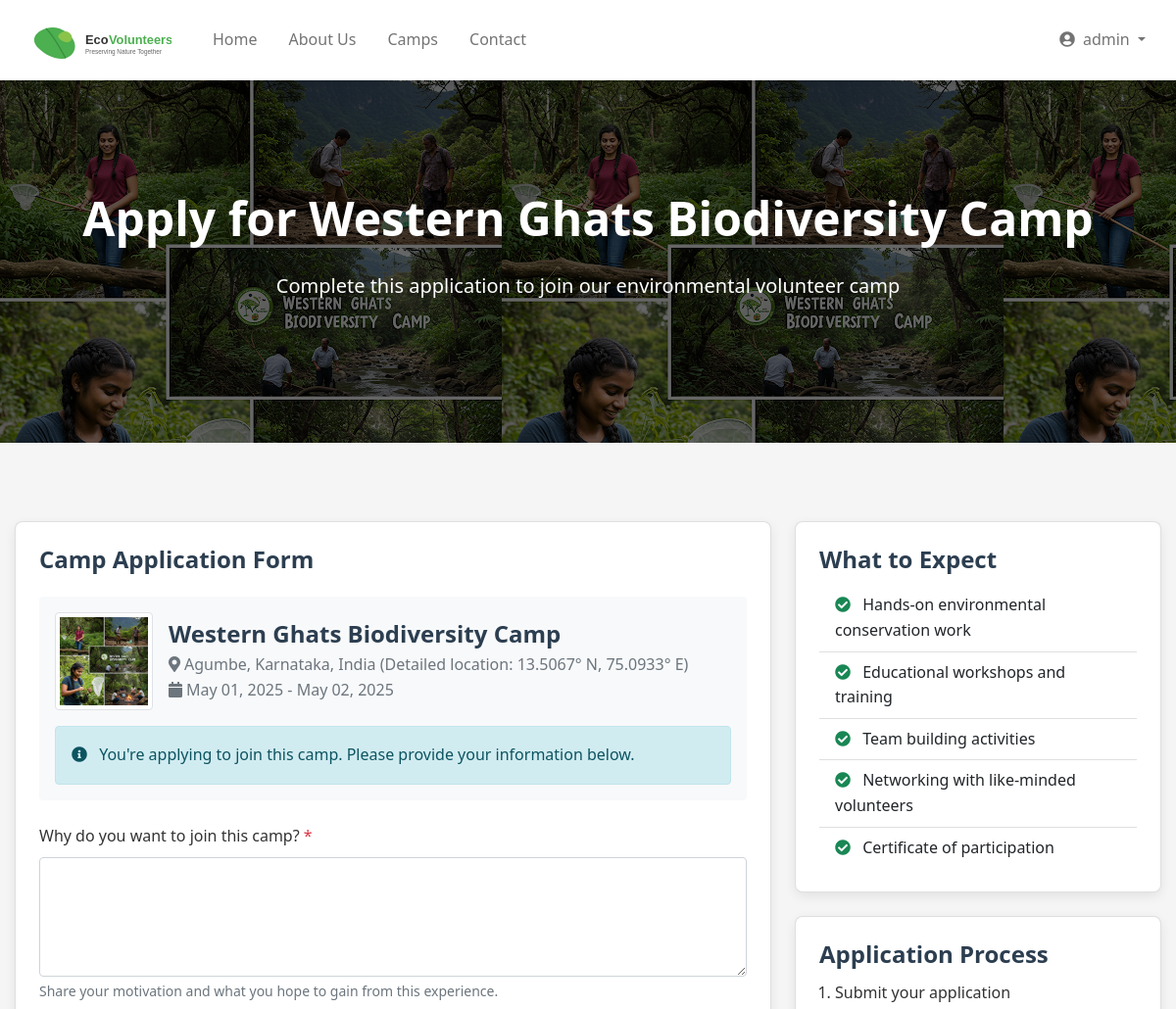
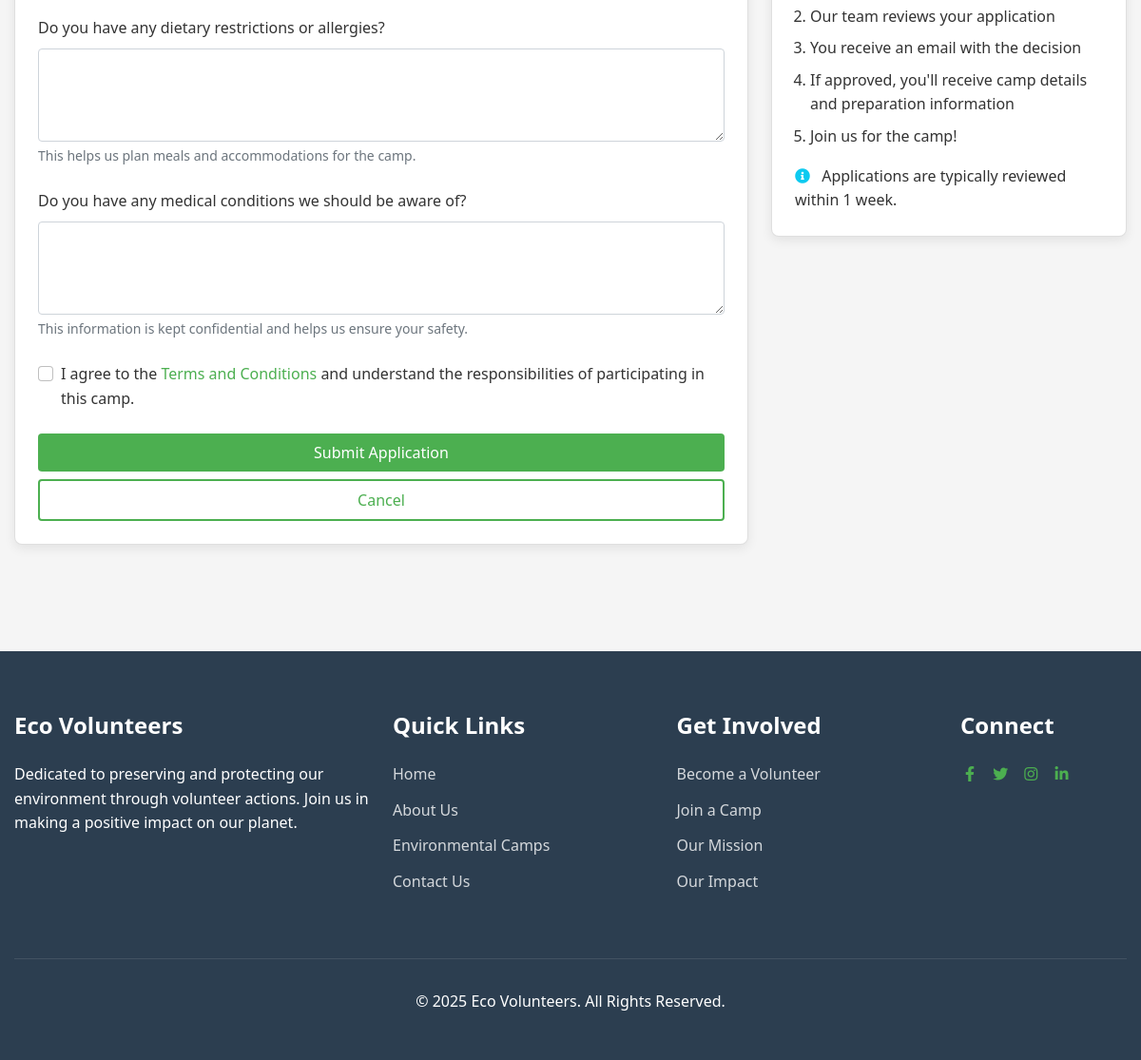
/camps/2/apply/ (signed in), run on the app's committed database (2 pictures, top to bottom).
### portal/models.py (models this page shows, shortened)
class Camp(models.Model):
    name = models.CharField(max_length=200)
    location = models.CharField(max_length=200)
    description = models.TextField()
    start_date = models.DateField()
    end_date = models.DateField()
    max_volunteers = models.PositiveIntegerField(default=20)
    image = models.ImageField(upload_to='camp_images/', blank=True, null=True)
    is_active = models.BooleanField(default=True)
    created_at = models.DateTimeField(auto_now_add=True)
    updated_at = models.DateTimeField(auto_now=True)
    def get_registered_volunteers_count(self):
        return self.applications.filter(status='APPROVED').count()
    def is_registration_open(self):
        return self.is_active and self.get_registered_volunteers_count() < self.max_volunteers

### portal/views.py (the view)
# urls.py: path('camps/<int:camp_id>/apply/', views.apply_to_camp, name='apply_to_camp'),  # Apply to a specific camp
@login_required
def apply_to_camp(request, camp_id):
    camp = get_object_or_404(Camp, pk=camp_id)
    existing_application = CampApplication.objects.filter(
        volunteer=request.user,
        camp=camp
    ).first()
    if existing_application:
        messages.info(request, f"You have already applied to {camp.name}.")
        return redirect('camp_detail', camp_id=camp.id)
    if not camp.is_registration_open():
        messages.error(request, "Sorry, this camp is either full or not accepting applications.")
        return redirect('camp_detail', camp_id=camp.id)
    if request.method == 'POST':
        form = CampApplicationForm(request.POST)
        if form.is_valid():
            application = form.save(commit=False)
            application.volunteer = request.user
            application.camp = camp
            application.save()
            messages.success(request, f"Your application to {camp.name} has been submitted successfully!")
            return redirect('my_applications')
    else:
        form = CampApplicationForm()
    return render(request, 'camps/apply.html', {
        'form': form,
        'camp': camp
    })

### templates/camps/apply.html (shortened to what this page needs)
{% extends 'base.html' %}
{% block content %}
<section class="hero" style="background: linear-gradient(rgba(0, 0, 0, 0.6), rgba(0, 0, 0, 0.6)), url('{% if camp.image %}{{ camp.image.url }}{% else %}https://source.unsplash.com/1600x900/?nature,volunteer{% endif %}');">
    <div class="container">
        <h1>Apply for {{ camp.name }}</h1>
        <p>Complete this application to join our environmental volunteer camp</p>
    </div>
</section>
<section class="section">
    <div class="container">
        <div class="row justify-content-center">
            <div class="col-lg-8">
                <div class="card">
                    <div class="card-body">
                        <h2 class="card-title mb-4">Camp Application Form</h2>
                        <div class="camp-summary mb-4 p-3 bg-light rounded">
                            <div class="d-flex align-items-center mb-3">
                                <div class="flex-shrink-0">
                                    {% if camp.image %}
                                        <img src="{{ camp.image.url }}" alt="{{ camp.name }}" class="img-thumbnail" style="width: 100px; height: 100px; object-fit: cover;">
                                    {% else %}
                                        <img src="https://source.unsplash.com/100x100/?nature" alt="Camp image" class="img-thumbnail">
                                    {% endif %}
                                </div>
                                <div class="flex-grow-1 ms-3">
                                    <h4 class="mb-1">{{ camp.name }}</h4>
                                    <p class="text-muted mb-0"><i class="fas fa-map-marker-alt me-1"></i>{{ camp.location }}</p>
                                    <p class="text-muted mb-0"><i class="fas fa-calendar me-1"></i>{{ camp.start_date|date:"M d, Y" }} - {{ camp.end_date|date:"M d, Y" }}</p>
                                </div>
                            </div>
                            <div class="alert alert-info mb-0">
                                <i class="fas fa-info-circle me-2"></i> You're applying to join this camp. Please provide your information below.
                            </div>
                        </div>
                        <form method="post" id="camp-application-form" novalidate>
                            <div class="form-group mb-4">
                                <label for="{{ form.motivation.id_for_label }}" class="form-label">
                                    Why do you want to join this camp? <span class="text-danger">*</span>
                                </label>
                                {{ form.motivation }}
                                <div class="form-text">Share your motivation and what you hope to gain from this experience.</div>
                            </div>
                            <div class="form-group mb-4">
                                <label for="{{ form.dietary_restrictions.id_for_label }}" class="form-label">
                                    Do you have any dietary restrictions or allergies?
                                </label>
                                {{ form.dietary_restrictions }}
                                <div class="form-text">This helps us plan meals and accommodations for the camp.</div>
                            </div>
                            <div class="form-group mb-4">
                                <label for="{{ form.medical_conditions.id_for_label }}" class="form-label">
                                    Do you have any medical conditions we should be aware of?
                                </label>
                                {{ form.medical_conditions }}
                                <div class="form-text">This information is kept confidential and helps us ensure your safety.</div>
                            </div>
                            <div class="form-check mb-4">
                                <input class="form-check-input" type="checkbox" id="terms" required>
                                <label class="form-check-label" for="terms">
                                    I agree to the <a href="#" data-bs-toggle="modal" data-bs-target="#termsModal">Terms and Conditions</a> and understand the responsibilities of participating in this camp.
                                </label>
                            </div>
                            <div class="d-grid gap-2">
                                <button type="submit" class="btn btn-primary btn-lg">Submit Application</button>
                                <a href="{% url 'camp_detail' camp.id %}" class="btn btn-outline">Cancel</a>
                            </div>
                        </form>
                    </div>
                </div>
            </div>
            <div class="col-lg-4">
                <div class="card mb-4">
                    <div class="card-body">
                        <h4 class="card-title">What to Expect</h4>
                        <ul class="list-group list-group-flush">
                            <li class="list-group-item"><i class="fas fa-check-circle text-success me-2"></i> Hands-on environmental conservation work</li>
                            <li class="list-group-item"><i class="fas fa-check-circle text-success me-2"></i> Educational workshops and training</li>
                            <li class="list-group-item"><i class="fas fa-check-circle text-success me-2"></i> Team building activities</li>
                            <li class="list-group-item"><i class="fas fa-check-circle text-success me-2"></i> Networking with like-minded volunteers</li>
                            <li class="list-group-item"><i class="fas fa-check-circle text-success me-2"></i> Certificate of participation</li>
                        </ul>
                    </div>
                </div>
                <div class="card">
                    <div class="card-body">
                        <h4 class="card-title">Application Process</h4>
                        <ol class="ps-3">
                            <li class="mb-2">Submit your application</li>
                            <li class="mb-2">Our team reviews your application</li>
                            <li class="mb-2">You receive an email with the decision</li>
                            <li class="mb-2">If approved, you'll receive camp details and preparation information</li>
                            <li>Join us for the camp!</li>
                        </ol>
                        <p class="mt-3 mb-0"><i class="fas fa-info-circle text-info me-2"></i> Applications are typically reviewed within 1 week.</p>
                    </div>
                </div>
            </div>
        </div>
    </div>
</section>
{% endblock %}

### templates/base.html (shortened to what this page needs)
<!DOCTYPE html>
<html lang="en">
<head>
    <link href="https://cdn.jsdelivr.net/npm/bootstrap@5.1.3/dist/css/bootstrap.min.css" rel="stylesheet">
    <link rel="stylesheet" href="https://cdnjs.cloudflare.com/ajax/libs/font-awesome/5.15.4/css/all.min.css">
    {% load static %}
    <link rel="stylesheet" href="{% static 'css/style.css' %}">
</head>
<body>
    <nav class="navbar navbar-expand-lg navbar-light">
        <div class="container">
            <a class="navbar-brand" href="{% url 'home' %}">
                <img src="{% static 'images/logo.svg' %}" alt="Eco Volunteers Logo">
            </a>
            <div class="collapse navbar-collapse" id="navbarNav">
                <ul class="navbar-nav me-auto">
                    <li class="nav-item">
                        <a class="nav-link {% if request.path == '/' %}active{% endif %}" href="{% url 'home' %}">Home</a>
                    </li>
                    <li class="nav-item">
                        <a class="nav-link {% if request.path == '/about/' %}active{% endif %}" href="{% url 'about' %}">About Us</a>
                    </li>
                    <li class="nav-item">
                        <a class="nav-link {% if request.path == '/camps/' %}active{% endif %}" href="{% url 'camp_list' %}">Camps</a>
                    </li>
                    <li class="nav-item">
                        <a class="nav-link {% if request.path == '/contact/' %}active{% endif %}" href="{% url 'contact' %}">Contact</a>
                    </li>
                </ul>
                <ul class="navbar-nav">
                    {% if user.is_authenticated %}
                        <li class="nav-item dropdown">
                            <a class="nav-link dropdown-toggle" href="#" id="userDropdown" role="button"
                               data-bs-toggle="dropdown" aria-expanded="false">
                                <i class="fas fa-user-circle me-1"></i> {{ user.username }}
                            </a>
                        </li>
                    {% endif %}
                </ul>
            </div>
        </div>
    </nav>
    <main>
        {% block content %}{% endblock %}
    </main>
    <footer class="footer">
        <div class="container">
            <div class="row">
                <div class="col-md-4 mb-4">
                    <h4 class="footer-title">Eco Volunteers</h4>
                    <p>
                        Dedicated to preserving and protecting our environment through volunteer actions.
                        Join us in making a positive impact on our planet.
                    </p>
                </div>
                <div class="col-md-3 mb-4">
                    <h4 class="footer-title">Quick Links</h4>
                    <ul class="footer-links">
                        <li><a href="{% url 'home' %}">Home</a></li>
                        <li><a href="{% url 'about' %}">About Us</a></li>
                        <li><a href="{% url 'camp_list' %}">Environmental Camps</a></li>
                        <li><a href="{% url 'contact' %}">Contact Us</a></li>
                    </ul>
                </div>
                <div class="col-md-3 mb-4">
                    <h4 class="footer-title">Get Involved</h4>
                    <ul class="footer-links">
                        <li><a href="{% url 'register' %}">Become a Volunteer</a></li>
                        <li><a href="{% url 'camp_list' %}">Join a Camp</a></li>
                        <li><a href="{% url 'about' %}#mission">Our Mission</a></li>
                        <li><a href="{% url 'about' %}#impact">Our Impact</a></li>
                    </ul>
                </div>
                <div class="col-md-2 mb-4">
                    <h4 class="footer-title">Connect</h4>
                    <div class="social-links">
                        <a href="#" class="me-2"><i class="fab fa-facebook-f fa-fw"></i></a>
                        <a href="#" class="me-2"><i class="fab fa-twitter fa-fw"></i></a>
                        <a href="#" class="me-2"><i class="fab fa-instagram fa-fw"></i></a>
                        <a href="#" class="me-2"><i class="fab fa-linkedin-in fa-fw"></i></a>
                    </div>
                </div>
            </div>
            <div class="footer-bottom">
                <p>&copy; {% now "Y" %} Eco Volunteers. All Rights Reserved.</p>
            </div>
        </div>
    </footer>
</body>
</html>

### data on the page
Camp: image (picture), name "Western Ghats Biodiversity Camp", location "Agumbe, Karnataka, India (Detailed location: 13.5067° N, 75.0933° E)", start_date "May 01, 2025", end_date "May 02, 2025"

### other printed values
{{ user.username }} "admin"
